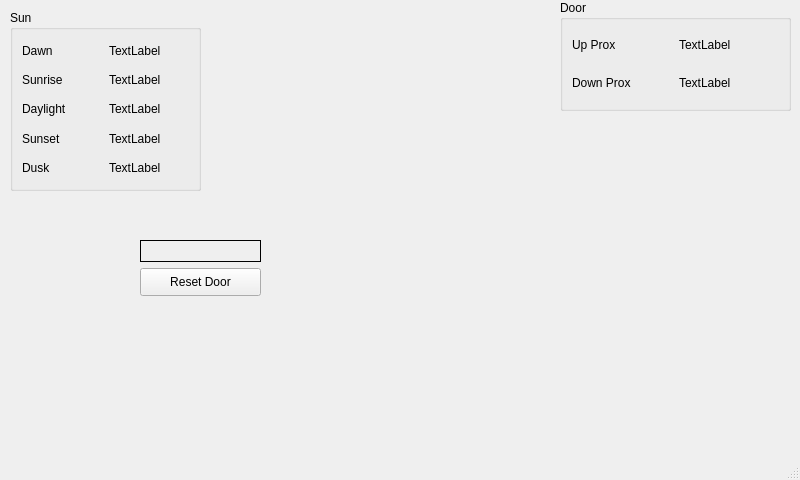
<?xml version="1.0" encoding="UTF-8"?>
<ui version="4.0">
 <class>MainWindow</class>
 <widget class="QMainWindow" name="MainWindow">
  <property name="geometry">
   <rect>
    <x>0</x>
    <y>0</y>
    <width>800</width>
    <height>480</height>
   </rect>
  </property>
  <property name="sizePolicy">
   <sizepolicy hsizetype="Fixed" vsizetype="Fixed">
    <horstretch>0</horstretch>
    <verstretch>0</verstretch>
   </sizepolicy>
  </property>
  <property name="windowTitle">
   <string>MainWindow</string>
  </property>
  <widget class="QWidget" name="centralwidget">
   <widget class="QPushButton" name="doorResetBtn">
    <property name="geometry">
     <rect>
      <x>140</x>
      <y>268</y>
      <width>121</width>
      <height>28</height>
     </rect>
    </property>
    <property name="text">
     <string>Reset Door</string>
    </property>
   </widget>
   <widget class="QLabel" name="transitTimeLbl">
    <property name="geometry">
     <rect>
      <x>140</x>
      <y>240</y>
      <width>121</width>
      <height>22</height>
     </rect>
    </property>
    <property name="frameShape">
     <enum>QFrame::Box</enum>
    </property>
    <property name="text">
     <string/>
    </property>
    <property name="alignment">
     <set>Qt::AlignCenter</set>
    </property>
   </widget>
   <widget class="QGroupBox" name="groupBox">
    <property name="geometry">
     <rect>
      <x>560</x>
      <y>0</y>
      <width>231</width>
      <height>111</height>
     </rect>
    </property>
    <property name="title">
     <string>Door</string>
    </property>
    <layout class="QGridLayout" name="gridLayout">
     <item row="0" column="0">
      <widget class="QLabel" name="label">
       <property name="text">
        <string>Up Prox</string>
       </property>
      </widget>
     </item>
     <item row="0" column="1">
      <widget class="QLabel" name="upProxLbl">
       <property name="text">
        <string>TextLabel</string>
       </property>
      </widget>
     </item>
     <item row="1" column="0">
      <widget class="QLabel" name="label_3">
       <property name="text">
        <string>Down Prox</string>
       </property>
      </widget>
     </item>
     <item row="1" column="1">
      <widget class="QLabel" name="downProxLbl">
       <property name="text">
        <string>TextLabel</string>
       </property>
      </widget>
     </item>
    </layout>
   </widget>
   <widget class="QGroupBox" name="groupBox_2">
    <property name="geometry">
     <rect>
      <x>10</x>
      <y>10</y>
      <width>191</width>
      <height>181</height>
     </rect>
    </property>
    <property name="title">
     <string>Sun</string>
    </property>
    <layout class="QGridLayout" name="gridLayout_2">
     <item row="0" column="0">
      <widget class="QLabel" name="label_2">
       <property name="text">
        <string>Dawn</string>
       </property>
      </widget>
     </item>
     <item row="0" column="1">
      <widget class="QLabel" name="dawnLbl">
       <property name="text">
        <string>TextLabel</string>
       </property>
      </widget>
     </item>
     <item row="1" column="0">
      <widget class="QLabel" name="label_4">
       <property name="text">
        <string>Sunrise</string>
       </property>
      </widget>
     </item>
     <item row="1" column="1">
      <widget class="QLabel" name="sunriseLbl">
       <property name="text">
        <string>TextLabel</string>
       </property>
      </widget>
     </item>
     <item row="2" column="0">
      <widget class="QLabel" name="label_5">
       <property name="text">
        <string>Daylight</string>
       </property>
      </widget>
     </item>
     <item row="2" column="1">
      <widget class="QLabel" name="daylightLbl">
       <property name="text">
        <string>TextLabel</string>
       </property>
      </widget>
     </item>
     <item row="3" column="0">
      <widget class="QLabel" name="label_6">
       <property name="text">
        <string>Sunset</string>
       </property>
      </widget>
     </item>
     <item row="3" column="1">
      <widget class="QLabel" name="sunsetLbl">
       <property name="text">
        <string>TextLabel</string>
       </property>
      </widget>
     </item>
     <item row="4" column="0">
      <widget class="QLabel" name="label_11">
       <property name="text">
        <string>Dusk</string>
       </property>
      </widget>
     </item>
     <item row="4" column="1">
      <widget class="QLabel" name="duskLbl">
       <property name="text">
        <string>TextLabel</string>
       </property>
      </widget>
     </item>
    </layout>
   </widget>
  </widget>
  <widget class="QMenuBar" name="menubar">
   <property name="geometry">
    <rect>
     <x>0</x>
     <y>0</y>
     <width>800</width>
     <height>25</height>
    </rect>
   </property>
  </widget>
  <widget class="QStatusBar" name="statusbar"/>
 </widget>
 <resources/>
 <connections/>
</ui>
